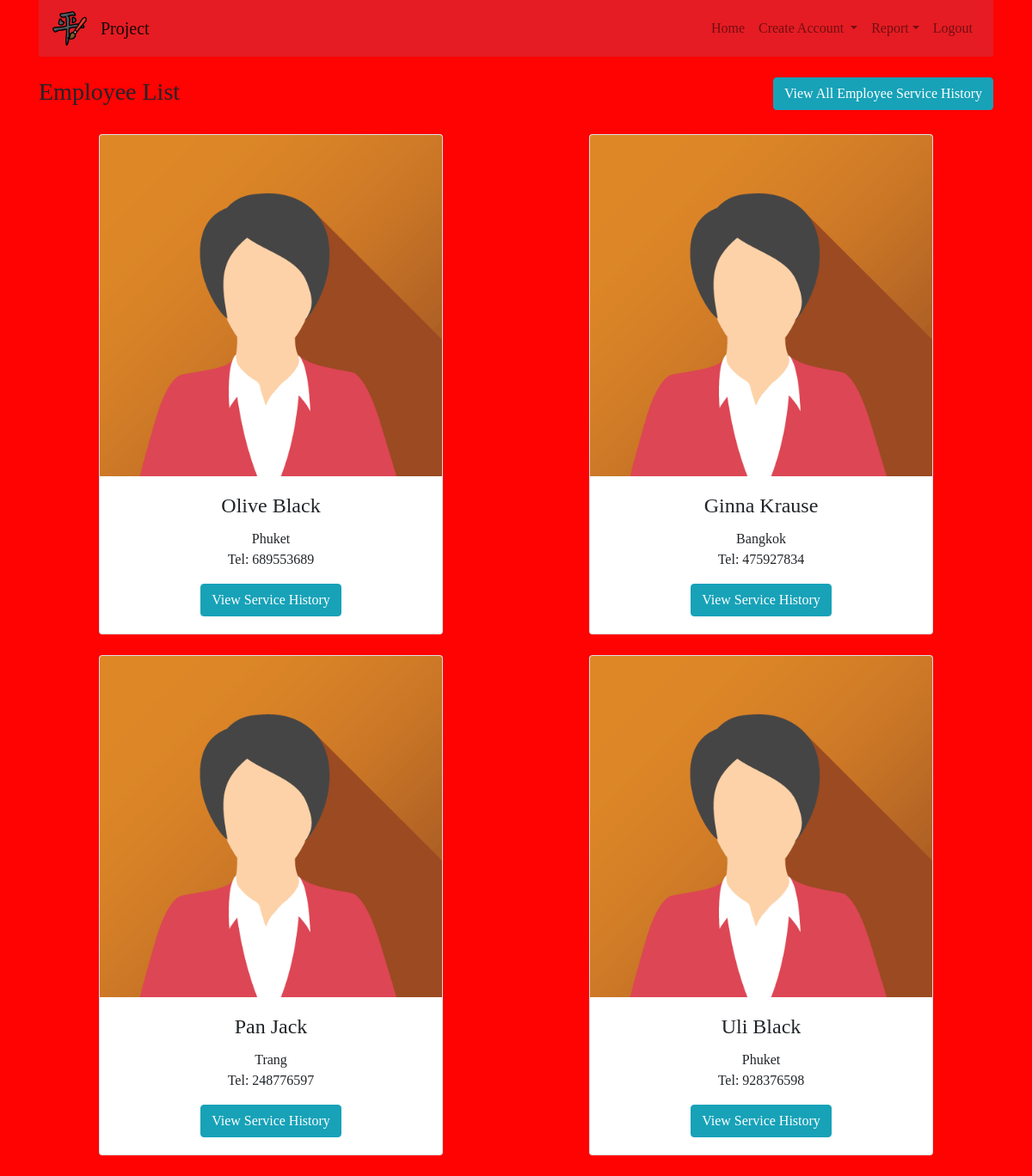
Page /employee.php on the committed database.
### tables this page shows
CREATE TABLE `employee` (
  `EmpID` int(4) NOT NULL,
  `EmpName` varchar(50) NOT NULL,
  `EmpLname` varchar(50) NOT NULL,
  `Gender` varchar(50) NOT NULL,
  `DOB` date NOT NULL,
  `SSN` int(13) NOT NULL,
  `Address` varchar(50) NOT NULL,
  `Tel` int(10) NOT NULL,
  `Salary` int(6) NOT NULL
);

### employee.php (the view, shortened to what this page needs)
<!doctype html>
<html lang="en">
    <head>
        <link rel="stylesheet" href="https://maxcdn.bootstrapcdn.com/bootstrap/4.0.0/css/bootstrap.min.css">
        <link rel="stylesheet" href="style.css">
    </head>
    <body>
        <div class="container">
        <?php include('navbar.php'); ?>
        <div class="row ">
            <h3 class="col-6">Employee List</h3>
            <div class="col-6">
                <a href="allEmployeeReport.php" class="btn btn-info float-right">View All Employee Service History</a>
            </div>
        </div><br>
        <form action="employeeReprt.php" method="post">
            <div class="row text-center">
                <?php
                    $connect = mysqli_connect("localhost","root","","petsalon");
                    $sql = "select * from employee";
                    $result = mysqli_query($connect,$sql);
                    while($row = mysqli_fetch_assoc($result))
                    {
                ?>
                    <div class="col-12 col-lg-6">
                        <div class="card" style="width:400px; margin:auto;">
                            <img class="card-img-top" src="images/img_avatar6.png" alt="Card image" style="width:100%">
                            <div class="card-body">
                                <h4 class="card-title"><?php echo $row['EmpName'] ." ". $row['EmpLname'] ?></h4>
                                <p class="card-text">
                                    <?php echo $row['Address'] ?><br>
                                    Tel: <?php echo $row['Tel'] ?>
                                </p>
                                <a href="employeeReport.php?empid=<?php echo $row['EmpID']; ?>" class="btn btn-info" name="empid">
                                    View Service History
                                </a>
                            </div>
                        </div><br>
                    </div>
                <?php
                    }
                ?>
            </div>
            </form>
        </div>
    </body>
</html>

### navbar.php
<?php
    echo '
            <nav class="navbar navbar-expand-md navbar-light" style="background-color: #E51C23;">
            <a class="navbar-brand disabled">
                <img src="images/calligraphy.png" alt="logo" style="width:40px;">
            </a>
            <a class="navbar-brand" href="#">Project</a>
            <button class="navbar-toggler" type="button" data-toggle="collapse" data-target="#collapsibleNavbar">
                <span class="navbar-toggler-icon"></span>
            </button>
            <div class="collapse navbar-collapse justify-content-end" id="collapsibleNavbar">
                <ul class="navbar-nav">
                    <li class="nav-item">
                    <a class="nav-link" href="index.php">Home</a>
                    </li>
                    <li class="nav-item dropdown">
                        <a class="nav-link dropdown-toggle" href="#" id="navbardrop" data-toggle="dropdown">
                        Create Account
                        </a>
                        <div class="dropdown-menu">
                            <a class="dropdown-item" href="newCustomer.php">New Customer</a>
                            <a class="dropdown-item" href="searchCus.php">New Pet</a>
                        </div>
                    </li>
                    <li class="nav-item dropdown">
                        <a class="nav-link dropdown-toggle" href="#" id="navbardrop" data-toggle="dropdown">Report</a>
                        <div class="dropdown-menu">
                            <a class="dropdown-item" href="serviceList.php">Service</a>
                            <a class="dropdown-item" href="employee.php">Employee</a>
                        </div>
                    </li>
                    <li class="nav-item">
                        <a class="nav-link" href="logout.php">Logout</a>
                    </li>
                </ul>
            </div>
        </nav><br>';
?>

### style.css (style rules this page uses)
* { font-family: 'Itim', cursive; }
body { background-color: rgb(255, 2, 2); }

### rows in the picture
employee: EmpName "Olive", EmpLname "Black", Address "Phuket", Tel "689553689"
employee: EmpName "Ginna", EmpLname "Krause", Address "Bangkok", Tel "475927834"
employee: EmpName "Pan", EmpLname "Jack", Address "Trang", Tel "248776597"
employee: EmpName "Uli", EmpLname "Black", Address "Phuket", Tel "928376598"
